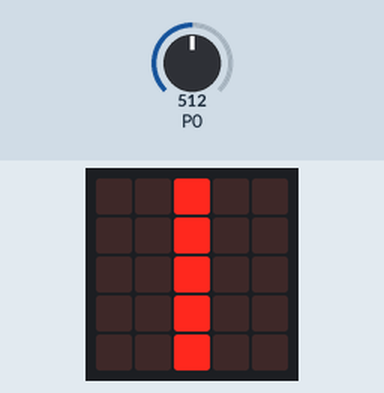
Bench run of a program on a simulated BBC micro:bit running MicroPython. Shown: the board's 5×5 LED display. The test bench sets the inputs (shaded band); at power-on: P0 = 512 (analog values on the 0–1023 scale). Dim RGB values are drawn brighter than linear.

Above: at 1.2 s.
1.3 s: P0 set to 557
2.8 s: P0 set to 581
At 3.5 s:
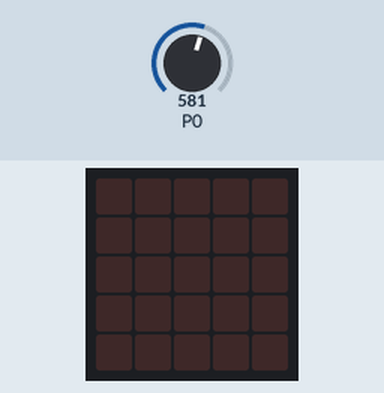
4.3 s: P0 set to 716
At 4.9 s:
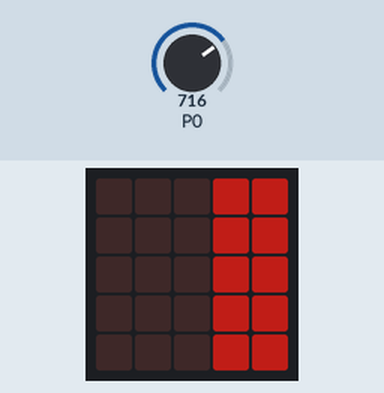
7.3 s: P0 set to 306
At 7.9 s:
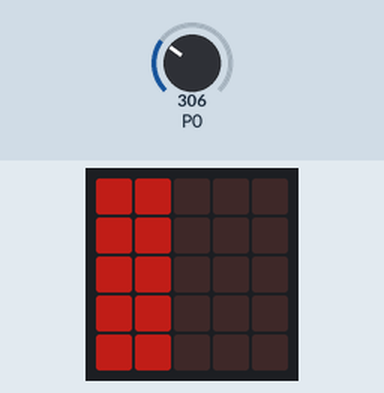
10.3 s: P0 set to 460
At 11.5 s:
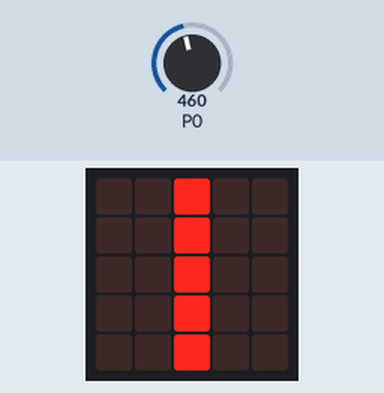
11.8 s: P0 set to 122
At 12.7 s:
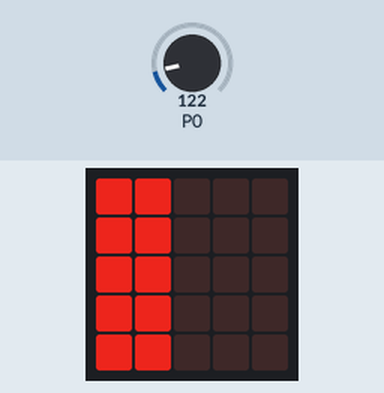
Timing chart, 0 to 14.8 s (numbered marks = the images above; inputs shaded):
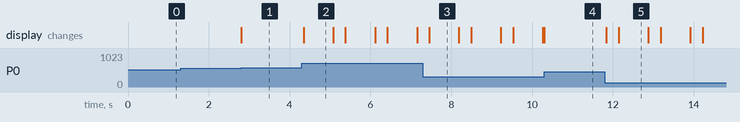

Measured:
- the behaviour switches between 573 and 574 on P0 (found by bisection; images 0 and 1)
- after the input at 1.3 s, every drawn part: stays the same
- after the input at 2.8 s, the display: changes at once (image 1)
- after the input at 4.3 s, the display: changes after 0.05 s (image 2)
- after the input at 7.3 s, the display: changes after 0.16 s (image 3)
- after the input at 10.3 s, the display: changes at once (image 4)
- after the input at 11.8 s, the display: first changes at once (image 5 shows a later state)
- what the display in image 2 shows lasts 0.8 s, from 4.3 s to 5.1 s

The program:

pot_reader.py
```python
from microbit import *


def get_pot():
    return pin0.read_analog()


def display_left(intensity):
    display.clear()
    for row in (0,1,2,3,4):
        for col in (0,1):
            display.set_pixel(col, row, int(intensity))


def display_right(intensity):
    display.clear()
    for row in (0,1,2,3,4):
        for col in (3,4):
            display.set_pixel(col, row, int(intensity))


def display_mid():
    display.show(
        Image("00900:"
              "00900:"
              "00900:"
              "00900:"
              "00900:"))


def get_intensity(pot_value):
    return (pot_value - 1) // 45


while True:
    pot_value = get_pot()
    if pot_value < 450:
        display_left(get_intensity(450 - pot_value))
    elif pot_value > (1023 - 450):
        display_right(get_intensity(pot_value - (1023 - 450)))
    else:
        display_mid()
```
